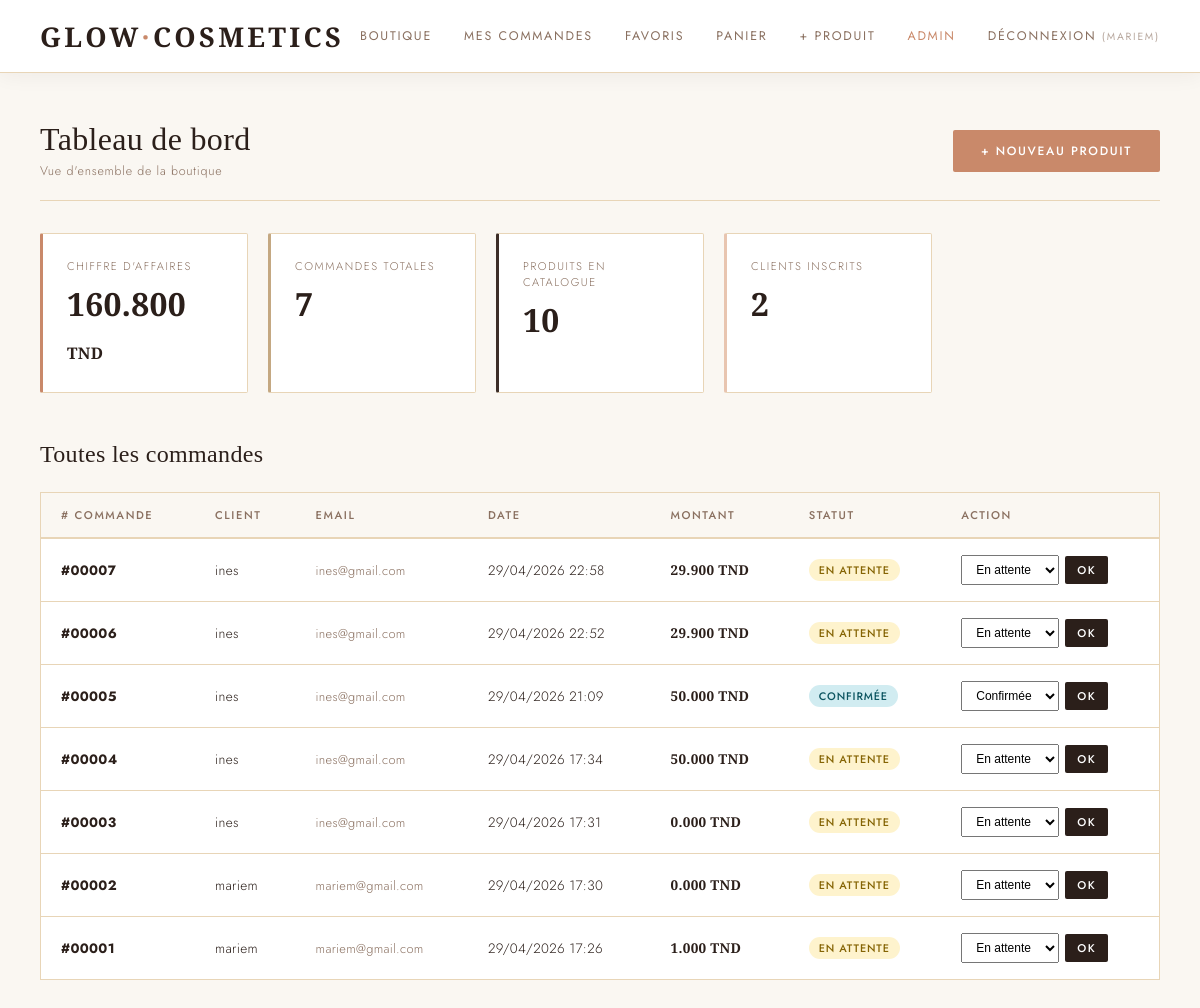
Screenshot of /views/admin.php (signed in) with the database file from the repository.
### tables this page shows
CREATE TABLE `commandes` (
  `id` int(11) NOT NULL,
  `user_id` int(11) NOT NULL,
  `order_date` datetime NOT NULL,
  `total_amount` decimal(10,3) NOT NULL,
  `status` varchar(30) NOT NULL
);

CREATE TABLE `users` (
  `id` int(11) NOT NULL,
  `username` varchar(20) NOT NULL,
  `email` varchar(50) NOT NULL,
  `password` varchar(255) NOT NULL,
  `role` varchar(10) NOT NULL DEFAULT ''
);

### models/ordersManager.php (called while the page is built, shortened)
<?php
class OrdersManager {
    public function getAllOrders(): array {
        $sql = "SELECT c.*, u.username, u.email
                FROM commandes c
                LEFT JOIN users u ON c.user_id = u.id
                ORDER BY c.order_date DESC";
        return $this->db->query($sql)->fetchAll();
    }
    public function getTotalRevenue(): float {
        return (float)$this->db->query("SELECT SUM(total_amount) FROM commandes WHERE status != 'cancelled'")->fetchColumn();
    }
    public function getTotalOrders(): int {
        return (int)$this->db->query("SELECT COUNT(*) FROM commandes")->fetchColumn();
    }
}

### models/productManager.php (called while the page is built, shortened)
<?php
class ProductManager {
    public function getTotalCount(): int {
        return (int)$this->db->query("SELECT COUNT(*) FROM products")->fetchColumn();
    }
}

### models/userManager.php (called while the page is built, shortened)
<?php
class UserManager {
    public function getTotalUsers(): int {
        return (int)$this->db->query("SELECT COUNT(*) FROM users")->fetchColumn();
    }
}

### views/admin.php (the view, shortened to what this page needs)
<!DOCTYPE html>
<?php
require_once "../config/db_connect.php";
require_once "../models/ordersManager.php";
require_once "../models/productManager.php";
require_once "../models/userManager.php";
$oManager = new OrdersManager($db);
$pManager = new ProductManager($db);
$uManager = new UserManager($db);
$orders        = $oManager->getAllOrders();
$totalRevenue  = $oManager->getTotalRevenue();
$totalOrders   = $oManager->getTotalOrders();
$totalProducts = $pManager->getTotalCount();
$totalUsers    = $uManager->getTotalUsers();
?>
<html lang="fr">
<head>
</head>
<body>
<?php include "header.php"; ?>
<main class="container" style="padding-top:48px; padding-bottom:80px;">
    <div class="page-header">
        <div>
            <h1 class="page-title">Tableau de bord</h1>
            <p class="page-count">Vue d'ensemble de la boutique</p>
        </div>
        <a href="addProduct.php" class="btn btn-rose">+ Nouveau produit</a>
    </div>
    <div class="stats-grid" style="margin-top:32px;">
        <div class="stat-card">
            <p class="stat-label">Chiffre d'affaires</p>
            <p class="stat-value"><?= number_format($totalRevenue, 3) ?> <small style="font-size:1rem">TND</small></p>
        </div>
        <div class="stat-card" style="border-left-color: var(--gold);">
            <p class="stat-label">Commandes totales</p>
            <p class="stat-value"><?= $totalOrders ?></p>
        </div>
        <div class="stat-card" style="border-left-color: var(--charcoal);">
            <p class="stat-label">Produits en catalogue</p>
            <p class="stat-value"><?= $totalProducts ?></p>
        </div>
        <div class="stat-card" style="border-left-color: var(--blush);">
            <p class="stat-label">Clients inscrits</p>
            <p class="stat-value"><?= $totalUsers ?></p>
        </div>
    </div>
    <div style="margin-top:48px;">
        <h2 class="page-title" style="font-size:1.5rem; margin-bottom:24px;">Toutes les commandes</h2>
        <?php if (empty($orders)): ?>
            <div class="alert alert-info">Aucune commande pour le moment.</div>
        <?php else: ?>
            <table class="orders-table">
                <thead>
                    <tr>
                        <th># Commande</th>
                        <th>Client</th>
                        <th>Email</th>
                        <th>Date</th>
                        <th>Montant</th>
                        <th>Statut</th>
                        <th>Action</th>
                    </tr>
                </thead>
                <tbody>
                    <?php foreach ($orders as $order): ?>
                        <tr>
                            <td><strong>#<?= str_pad($order['id'], 5, '0', STR_PAD_LEFT) ?></strong></td>
                            <td><?= htmlspecialchars($order['username'] ?? 'N/A') ?></td>
                            <td style="font-size:0.8rem; color:var(--muted);"><?= htmlspecialchars($order['email'] ?? '') ?></td>
                            <td><?= date('d/m/Y H:i', strtotime($order['order_date'])) ?></td>
                            <td><strong style="font-family:'Cormorant Garamond',serif;"><?= number_format($order['total_amount'], 3) ?> TND</strong></td>
                            <td>
                                <?php
                                $statusMap = [
                                    'pending'   => ['label' => 'En attente',  'class' => 'status-pending'],
                                    'confirmed' => ['label' => 'Confirmée',   'class' => 'status-confirmed'],
                                    'shipped'   => ['label' => 'Expédiée',    'class' => 'status-shipped'],
                                    'cancelled' => ['label' => 'Annulée',     'class' => 'status-cancelled'],
                                ];
                                $s = $statusMap[$order['status']] ?? ['label' => $order['status'], 'class' => 'status-pending'];
                                ?>
                                <span class="status-badge <?= $s['class'] ?>"><?= $s['label'] ?></span>
                            </td>
                            <td>
                                <form action="../controllers/updateStatusController.php" method="POST" style="display:flex; gap:6px; align-items:center;">
                                    <select name="status" class="filter-bar" style="padding:6px 10px; font-size:0.75rem; margin:0;">
                                        <option value="pending"   <?= $order['status']==='pending'?'selected':''   ?>>En attente</option>
                                        <option value="confirmed" <?= $order['status']==='confirmed'?'selected':'' ?>>Confirmée</option>
                                    </select>
                                    <button type="submit" class="btn btn-primary" style="padding:6px 12px; font-size:0.7rem;">OK</button>
                                </form>
                            </td>
                        </tr>
                    <?php endforeach; ?>
                </tbody>
            </table>
        <?php endif; ?>
    </div>
</main>
</body>
</html>

### assets/style.css (style rules this page uses)
:root { --cream: #faf7f2; --blush: #e8c5b0; --rose: #c9896a; --deep: #2b1f1a; --charcoal: #3d2e28; --gold: #c4a882; --gold-light: #e8d5b7; --muted: #8a7060; --white: #ffffff; --error: #c0392b; --success: #27ae60; --card-shadow: 0 4px 30px rgba(43,31,26,0.08); --transition: all 0.3s cubic-bezier(0.4, 0, 0.2, 1); }
*, *::before, *::after { box-sizing: border-box; margin: 0; padding: 0; }
html { scroll-behavior: smooth; }
body { font-family: 'Jost', sans-serif; background: var(--cream); color: var(--deep); min-height: 100vh; font-weight: 300; letter-spacing: 0.02em; }
.container { max-width: 1280px; margin: 0 auto; padding: 40px; }
.btn { display: inline-flex; align-items: center; justify-content: center; gap: 8px; padding: 12px 28px; font-family: 'Jost', sans-serif; font-size: 0.75rem; font-weight: 500; letter-spacing: 0.14em; text-transform: uppercase; text-decoration: none; border: none; cursor: pointer; transition: var(--transition); border-radius: 2px; }
.btn-primary { background: var(--deep); color: white; }
.btn-rose { background: var(--rose); color: white; }
.page-header { display: flex; align-items: center; justify-content: space-between; margin-bottom: 8px; padding-bottom: 20px; border-bottom: 1px solid var(--gold-light); }
.page-title { font-family: 'Cormorant Garamond', serif; font-size: 2rem; font-weight: 300; color: var(--deep); }
.page-count { font-size: 0.78rem; color: var(--muted); letter-spacing: 0.06em; margin-top: 4px; }
.filter-bar { display: flex; gap: 12px; margin: 24px 0; flex-wrap: wrap; align-items: center; }
.stats-grid { display: grid; grid-template-columns: repeat(auto-fill, minmax(200px, 1fr)); gap: 20px; margin-bottom: 40px; }
.stat-card { background: var(--white); border: 1px solid var(--gold-light); padding: 24px; border-radius: 2px; border-left: 3px solid var(--rose); }
.stat-label { font-size: 0.7rem; letter-spacing: 0.14em; text-transform: uppercase; color: var(--muted); margin-bottom: 8px; }
.stat-value { font-family: 'Cormorant Garamond', serif; font-size: 2rem; font-weight: 600; color: var(--deep); }
.orders-table { width: 100%; border-collapse: collapse; background: var(--white); border: 1px solid var(--gold-light); }
.orders-table th { background: var(--cream); font-size: 0.7rem; letter-spacing: 0.14em; text-transform: uppercase; color: var(--muted); padding: 14px 20px; text-align: left; border-bottom: 2px solid var(--gold-light); font-weight: 500; }
.orders-table td { padding: 16px 20px; border-bottom: 1px solid var(--gold-light); font-size: 0.85rem; color: var(--deep); }
.status-badge { display: inline-block; padding: 3px 10px; border-radius: 20px; font-size: 0.68rem; letter-spacing: 0.08em; text-transform: uppercase; font-weight: 500; }
.status-pending { background: #fef3cd; color: #856404; }
.status-confirmed { background: #d1ecf1; color: #0c5460; }

### rows the page displays
commandes: id "00007", user.username "ines", user.email "ines@gmail.com", order_date "29/04/2026 22:58", total_amount "29.900", status "EN ATTENTE", status "En attente"
commandes: id "00006", user.username "ines", user.email "ines@gmail.com", order_date "29/04/2026 22:52", total_amount "29.900", status "EN ATTENTE", status "En attente"
commandes: id "00005", user.username "ines", user.email "ines@gmail.com", order_date "29/04/2026 21:09", total_amount "50.000", status "CONFIRMÉE", status "Confirmée"
commandes: id "00004", user.username "ines", user.email "ines@gmail.com", order_date "29/04/2026 17:34", total_amount "50.000", status "EN ATTENTE", status "En attente"
commandes: id "00003", user.username "ines", user.email "ines@gmail.com", order_date "29/04/2026 17:31", total_amount "0.000", status "EN ATTENTE", status "En attente"
commandes: id "00002", user.username "mariem", user.email "mariem@gmail.com", order_date "29/04/2026 17:30", total_amount "0.000", status "EN ATTENTE", status "En attente"
commandes: id "00001", user.username "mariem", user.email "mariem@gmail.com", order_date "29/04/2026 17:26", total_amount "1.000", status "EN ATTENTE", status "En attente"

### other values shown
$_SESSION['client']['username'] "MARIEM"
$totalRevenue "160.800"
$totalOrders "7"
$totalProducts "10"
$totalUsers "2"
